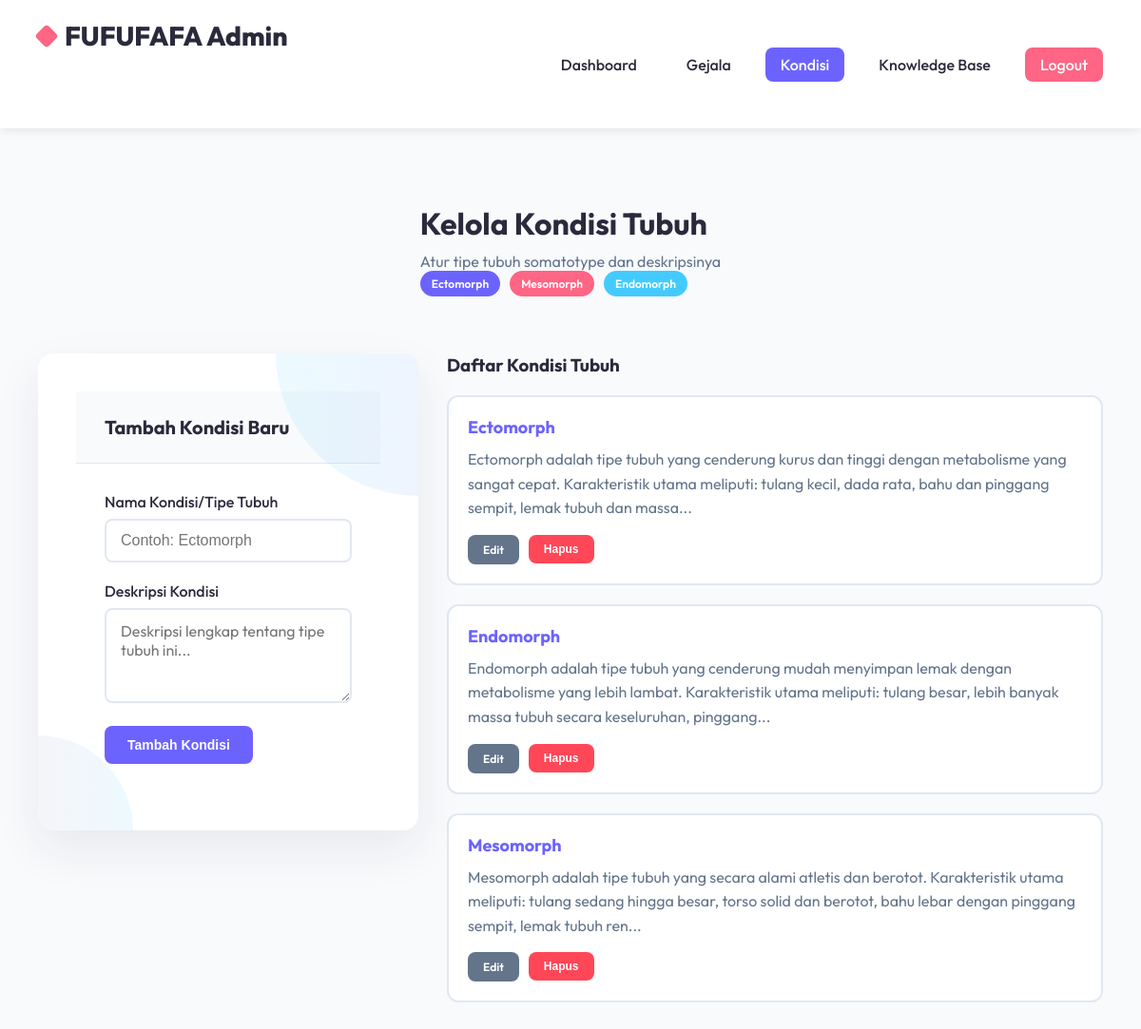
Page /admin_kondisi.php (signed in) on the committed database.
### tables this page shows
CREATE TABLE `kondisi` (
  `id_kondisi_tubuh` int NOT NULL,
  `kode_kondisi` varchar(100) NOT NULL,
  `kondisi` varchar(100) NOT NULL,
  `deskripsi` text NOT NULL
);

### koneksi.php (called while the page is built, shortened)
<?php
$host     = "localhost";
$user     = "root";
$password = "";
$database = "expertsys";
$conn = mysqli_connect($host, $user, $password, $database);
mysqli_set_charset($conn, "utf8mb4");
function safe_query($query) {
    global $conn;
    $result = mysqli_query($conn, $query);
    return $result;
}
?>

### admin_kondisi.php (the view, shortened to what this page needs)
<?php
include 'koneksi.php';
$kondisi_query = "SELECT * FROM kondisi ORDER BY kondisi";
$kondisi_result = safe_query($kondisi_query);
$edit_data = null;
?>
<!DOCTYPE html>
<html lang="id">
<head>
  <link rel="stylesheet" href="style.css">
</head>
<body class="column-container">
  <nav class="navbar">
    <div class="logo">FUFUFAFA Admin</div>
    <div class="nav-links">
      <a href="admin_dashboard.php">Dashboard</a>
      <a href="admin_gejala.php">Gejala</a>
      <a href="admin_kondisi.php" class="active">Kondisi</a>
      <a href="admin_knowledge.php">Knowledge Base</a>
      <a href="?logout=1" class="logout-btn">Logout</a>
    </div>
  </nav>
  <div class="main-content admin">
    <div class="page-header">
      <h1 class="page-title">Kelola Kondisi Tubuh</h1>
      <p class="page-subtitle">Atur tipe tubuh somatotype dan deskripsinya</p>
      <div class="somatotype-badges">
        <span class="badge ecto">Ectomorph</span>
        <span class="badge meso">Mesomorph</span>
        <span class="badge endo">Endomorph</span>
      </div>
    </div>
    <div class="form-grid admin">
      <div class="card admin">
        <div class="card-header">
          <h3 class="card-title admin"><?= $edit_data ? 'Edit Kondisi' : 'Tambah Kondisi Baru' ?></h3>
        </div>
        <div class="card-content">
          <form method="POST">
            <div class="form-group">
              <label for="kondisi">Nama Kondisi/Tipe Tubuh</label>
              <input type="text" id="kondisi" name="kondisi"
                     value="<?= $edit_data ? htmlspecialchars($edit_data['kondisi']) : '' ?>"
                     placeholder="Contoh: Ectomorph" required>
            </div>
            <div class="form-group">
              <label for="deskripsi">Deskripsi Kondisi</label>
              <textarea id="deskripsi" name="deskripsi"
                        placeholder="Deskripsi lengkap tentang tipe tubuh ini..." required><?= $edit_data ? htmlspecialchars($edit_data['deskripsi']) : '' ?></textarea>
            </div>
            <div style="display: flex; gap: 10px;">
              <button type="submit" class="btn btn-primary">
                <?= $edit_data ? 'Update Kondisi' : 'Tambah Kondisi' ?>
              </button>
            </div>
          </form>
        </div>
      </div>
      <div>
        <h3 style="margin-bottom: 20px; color: var(--dark); font-weight: 700;">Daftar Kondisi Tubuh</h3>
        <?php while ($row = mysqli_fetch_assoc($kondisi_result)): ?>
        <div class="kondisi-card">
          <div class="kondisi-name"><?= htmlspecialchars($row['kondisi']) ?></div>
          <div class="kondisi-description"><?= htmlspecialchars(substr($row['deskripsi'], 0, 200)) ?>...</div>
          <div class="kondisi-actions">
            <a href="admin_kondisi.php?edit=<?= $row['id_kondisi_tubuh'] ?>" class="btn btn-secondary btn-sm">Edit</a>
            <form method="POST" style="display: inline;" onsubmit="return confirm('Yakin ingin menghapus kondisi ini?')">
              <button type="submit" class="btn btn-danger btn-sm">Hapus</button>
            </form>
          </div>
        </div>
        <?php endwhile; ?>
      </div>
    </div>
  </div>
</body>
</html>

### rows in the picture
kondisi: kondisi "Ectomorph", deskripsi "Ectomorph adalah tipe tubuh yang cenderung kurus dan tinggi dengan metabolisme yang sangat cepat. Karakteristik utama meliputi: tulang kecil, dada rata, bahu dan pinggang sempit, lemak tubuh dan massa"
kondisi: kondisi "Endomorph", deskripsi "Endomorph adalah tipe tubuh yang cenderung mudah menyimpan lemak dengan metabolisme yang lebih lambat. Karakteristik utama meliputi: tulang besar, lebih banyak massa tubuh secara keseluruhan, pinggang"
kondisi: kondisi "Mesomorph", deskripsi "Mesomorph adalah tipe tubuh yang secara alami atletis dan berotot. Karakteristik utama meliputi: tulang sedang hingga besar, torso solid dan berotot, bahu lebar dengan pinggang sempit, lemak tubuh ren"
